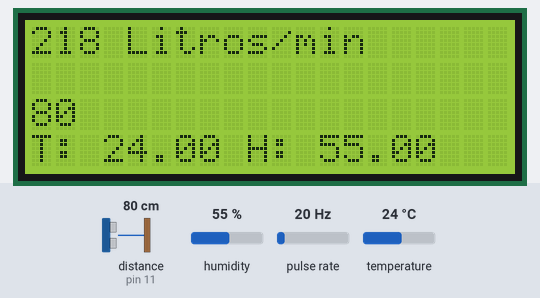
A sketch run on a simulated Arduino Uno, built with avr-gcc and run on an emulated ATmega328P. On the bench: 20×4 character LCD. Wiring (inferred from the names in the program): DHT11 sensor: data pin 7; ultrasonic range finder: trigger pin 12; echo pin 11; pulse sensor: data pin 2. The inputs (shaded band) are chosen by the test bench; at power-on: distance to the obstacle (sensor on pin 11) 80 cm, humidity 55 %, pulse rate 20 Hz, temperature 24 °C. The echo pulse lasts 58.3 µs per cm.

Above: at 1.7 s.
1.8 s: distance to the obstacle (sensor on pin 11) set to 2 cm
At 3.5 s:
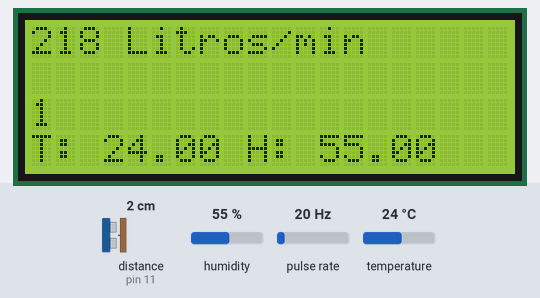
5.8 s: humidity set to 22 %
At 7.4 s:
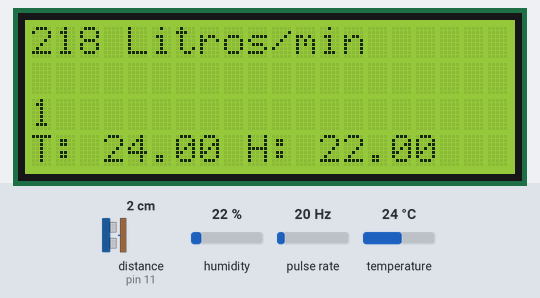
7.9 s: pulse rate (sensor on pin 2) set to 4 Hz
At 9.3 s:
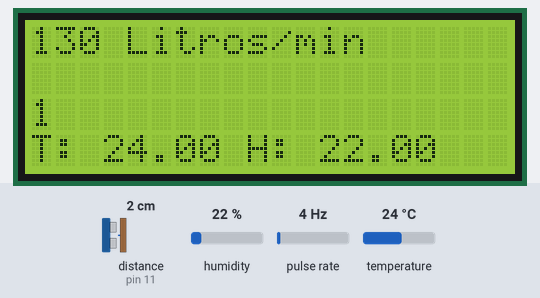
11.0 s: temperature set to 12 °C
At 12.2 s:
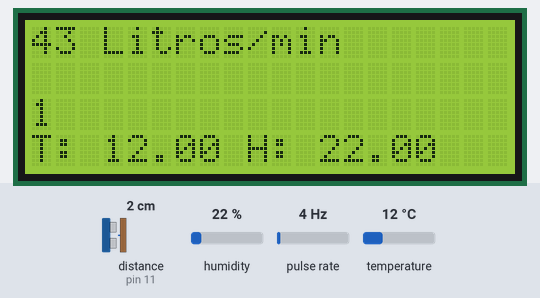
13.2 s: distance to the obstacle (sensor on pin 11) set to 4 cm
16.3 s: pulse rate (sensor on pin 2) set to 50 Hz
At 18.6 s:
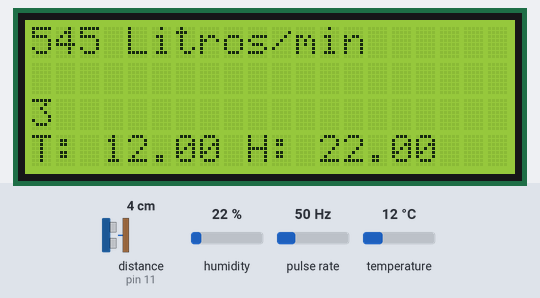
Timing chart, 0 to 20.1 s (numbered marks = the images above; inputs shaded):
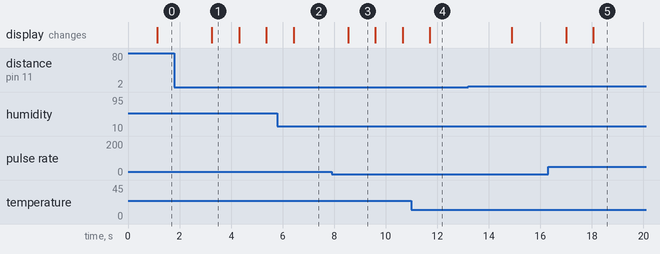

The sketch:

humedad_flujoAgua_LCD.ino
```cpp
#include <dht.h>
#include <Wire.h>
#include <LiquidCrystal_I2C.h>

LiquidCrystal_I2C lcd(0x27,20,4);

dht DHT;
int tiempo;
int distancia;
const int pinecho = 11;
const int pintrigger = 12;

int DHT11_PIN = 7;

volatile int NbTopsFan;
int Calc;
int hallsensor = 2;

void rpm ()
{
  NbTopsFan++;
}

void setup(){
  pinMode(hallsensor, INPUT);
  lcd.init();
  lcd.backlight();
  pinMode(pinecho, INPUT);
  pinMode(pintrigger, OUTPUT);

  attachInterrupt(0, rpm, RISING);
}

void loop()
{
  //se envia un disparo en el pin trigger
  digitalWrite(pintrigger, LOW);
  delayMicroseconds(2);
  digitalWrite(pintrigger, HIGH);
  //el pulso dura al menos 10 microsegundos en estado alto
  delayMicroseconds(10);
  digitalWrite(pintrigger, LOW);

  //medir tiempo es proporcional a la distancia
  tiempo = pulseIn(pinecho,HIGH);

  //el tiempo en recorrer 1 cm son 29 cm
  distancia = tiempo / 58;

  NbTopsFan = 0;
  sei();
  delay (1000);
  cli();
  Calc = (NbTopsFan * 60 / 5.5);

  sei();
  int chk = DHT.read11(DHT11_PIN);
  int temperatura = DHT.temperature;
  int humedad = DHT.humidity;
  lcd.clear();
  lcd.setCursor(0,0);
  lcd.print (Calc, DEC);
  lcd.print (" Litros/min");
  lcd.setCursor(0,2);
  lcd.print(distancia);
  lcd.setCursor(0,3);
  lcd.print("T: ");
  lcd.print(DHT.temperature);
  lcd.print(" H: ");
  lcd.print(DHT.humidity);
  cli();
}
```

Measured:
- after the input at 1.8 s, the display: changes after 1.4 s (image 1)
- after the input at 5.8 s, the display: changes after 0.62 s (image 2)
- after the input at 7.9 s, the display: changes after 0.64 s (image 3)
- after the input at 11.0 s, the display: changes after 0.71 s (image 4)
- after the input at 16.3 s, the display: first changes after 0.70 s (image 5 shows a later state)
- what the display in image 1 shows lasts 1.1 s, from 3.2 s to 4.3 s
